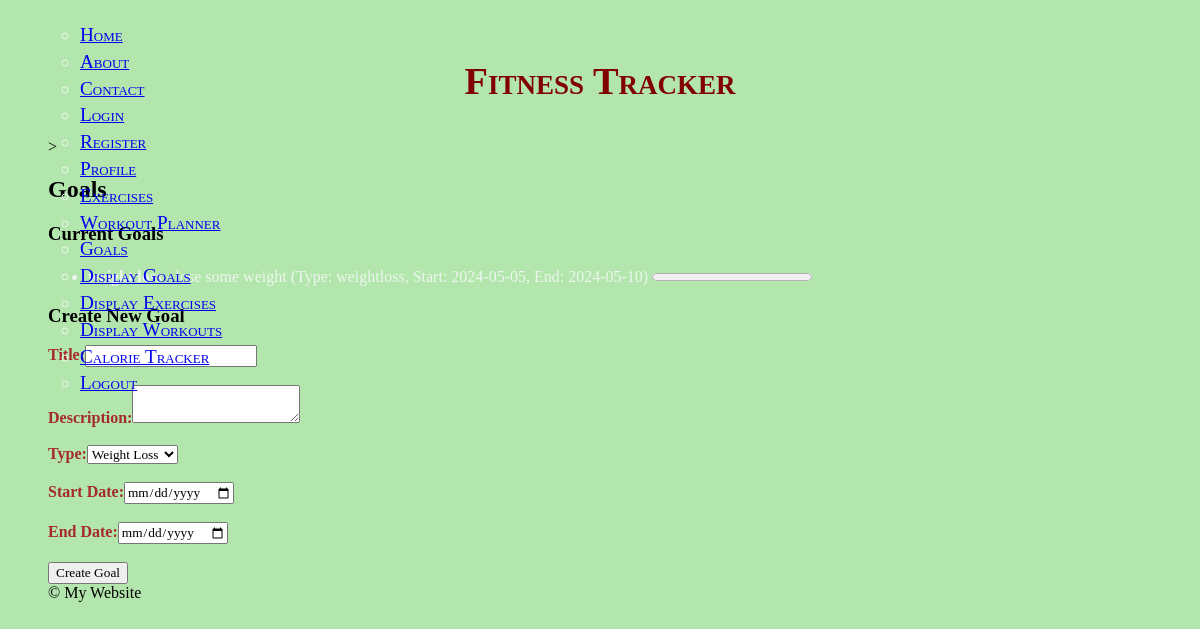
Page /goals (signed in) on the committed database.
### app.py (models this page shows, shortened)
class Goal(db.Model):
    id = db.Column(db.Integer, primary_key=True)
    title = db.Column(db.String(100), nullable=False)
    description = db.Column(db.String(1000), nullable=True)
    start_date = db.Column(db.DateTime(timezone=True), nullable=False)
    end_date = db.Column(db.DateTime(timezone=True), nullable=False)
    progress = db.Column(db.Integer, nullable=False, default=0)
    goal_type = db.Column(db.String(20), nullable=False)
    user_id = db.Column(db.Integer, db.ForeignKey('user.id'))

### app.py (the view)
@app.route('/goals', methods=['GET', 'POST'])
@login_required
def goals():
    if request.method == 'POST':
        title = request.form.get('title')
        description = request.form.get('description')
        goal_type = request.form.get('type')
        start_date = datetime.strptime(request.form.get('start_date'), '%Y-%m-%d')
        end_date = datetime.strptime(request.form.get('end_date'), '%Y-%m-%d')
        user_id = current_user.id
        new_goal = Goal(title=title, description=description, goal_type=goal_type,start_date=start_date, end_date=end_date, user_id=user_id)
        db.session.add(new_goal)
        db.session.commit()
        flash('Goal created successfully!', category='success')
        return redirect(url_for('goals'))
    else:
        user_id = current_user.id
        user_goals = Goal.query.filter_by(user_id=user_id).all()
        return render_template('goals.html', goals=user_goals)

### app.py (called while the page is built)
@login_manager.user_loader
def load_user(user_id):
    return db.session.get(User, int(user_id))

### templates/goals.html (shortened to what this page needs)
{% extends 'mybase.html' %}
{% block content %}
>
    <h2>Goals</h2>
    <h3>Current Goals</h3>
    <ul>
        {% for goal in goals %}
            <li>
                <strong>{{ goal.title }}</strong> - {{ goal.description }} (Type: {{ goal.goal_type }}, Start: {{ goal.start_date.strftime('%Y-%m-%d') }}, End: {{ goal.end_date.strftime('%Y-%m-%d') }})
                <progress value="{{ goal.progress }}" max="100">{{ goal.progress }}%</progress>
            </li>
        {% endfor %}
    </ul>
    <h3>Create New Goal</h3>
    <form method="post" action="/goals">
        <label for="title">Title:</label>
        <input type="text" id="title" name="title" required><br><br>
        <label for="description">Description:</label>
        <textarea id="description" name="description" required></textarea><br><br>
        <label for="type">Type:</label>
        <select id="type" name="type" required>
            <option value="weightloss">Weight Loss</option>
        </select><br><br>
        <label for="start_date">Start Date:</label>
        <input type="date" id="start_date" name="start_date" required><br><br>
        <label for="end_date">End Date:</label>
        <input type="date" id="end_date" name="end_date" required><br><br>
        <button type="submit">Create Goal</button>
    </form>
{% endblock %}

### static/style.css (style rules this page uses)
* { font-family: 'Avenir Light', 'Avenir Light Oblique', 'Avenir Book', 'Avenir Roman', 'Avenir Medium', 'Avenir Medium Oblique', 'Avenir Black', 'Avenir Black Oblique', 'Avenir Heavy'; }
body { background-color: linen; margin: .5in; margin-top: .5in; text-align: justify; word-wrap: normal; }
h3 { padding: 0% }
ul, ol, dl { color: rgba(240, 247, 241, 0.95); }
li { padding-top: .5ch; }
form { display: inline-table; color: brown; font-weight: bold; }

### templates/goals.html (style rules this page uses)
body { background-color: rgb(179, 230, 173); }

### rows in the picture
Goal: title "weight loss", description "lose some weight", goal_type "weightloss", start_date "2024-05-05", end_date "2024-05-10", progress 0 (drawn)
